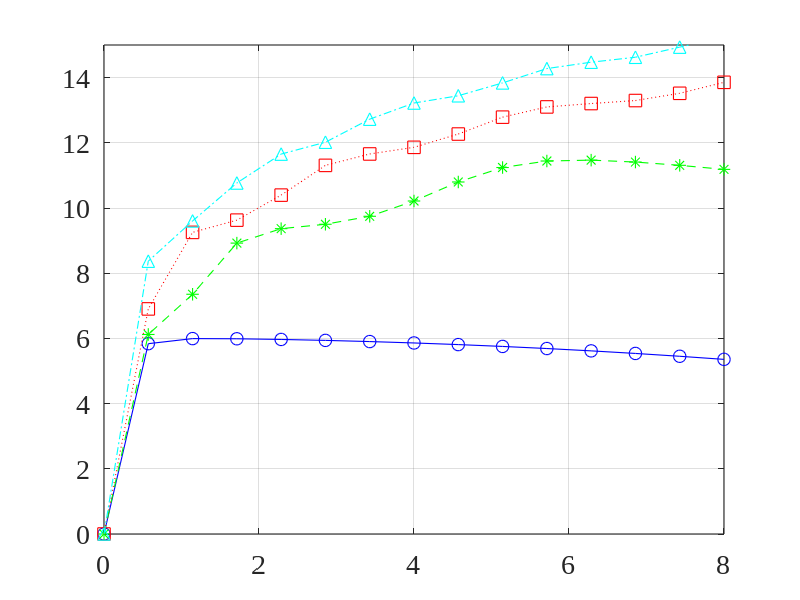
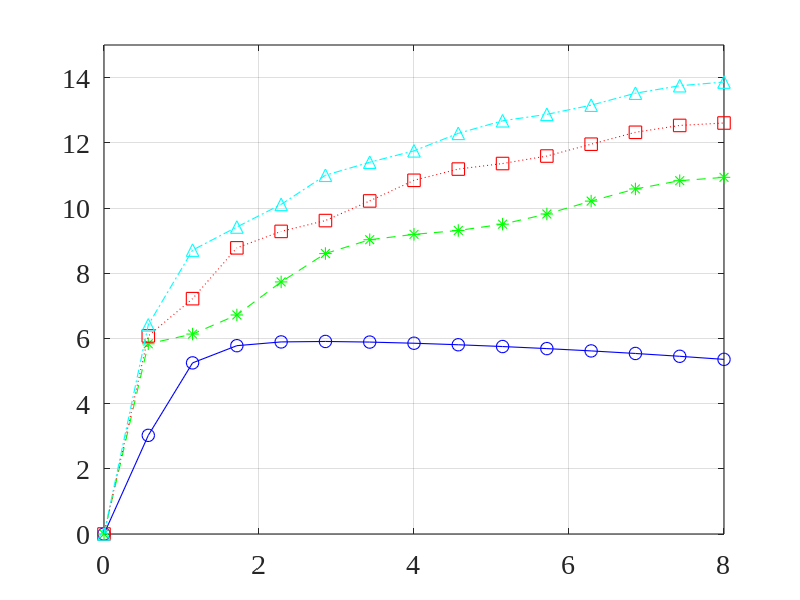
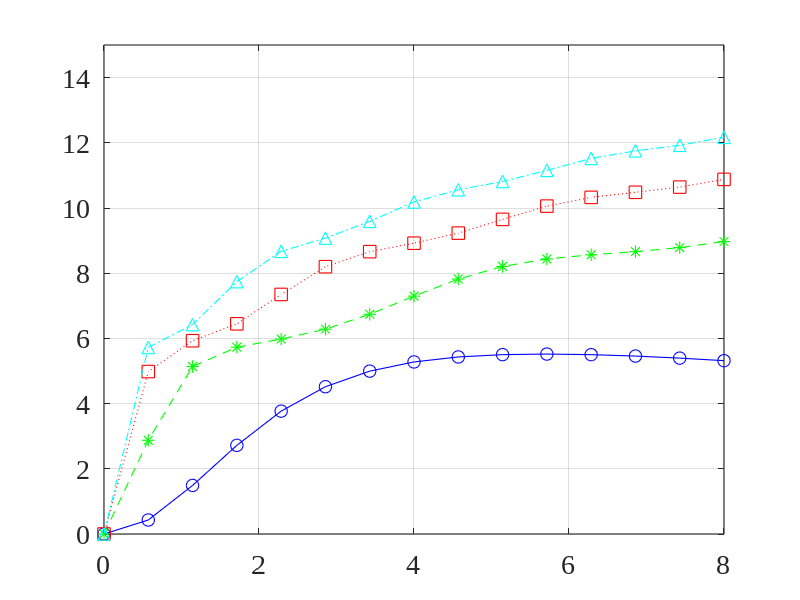
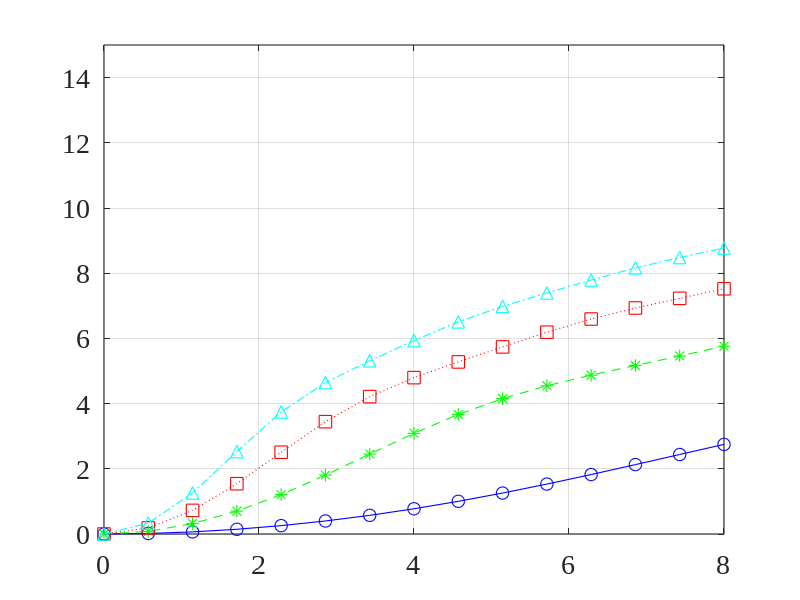

Write MATLAB code to recreate these figures, in order.
close all; clc; clear all;
linewd = 0.8;
hcfontsize = 20;
MarkerSize=9;
c=340;

theta_d=0/180*pi;
delta=1e-2;
alpha_values=[0.001 0.01 0.1 1];

M_values=[2 4 6 8]; % Number of sensors

f=linspace(0,8e3,15)';  % frequency

D1_dB_values=zeros(length(f),length(M_values));
D2_dB_values=zeros(length(f),length(M_values));
D3_dB_values=zeros(length(f),length(M_values));
D4_dB_values=zeros(length(f),length(M_values));

for idxM=1:length(M_values)
    M=M_values(idxM);
    [m_mat,n_mat]=meshgrid(1:M,1:M);
    for idx_f=1:length(f)
        fk=f(idx_f);
        d=exp(-1i*2*pi*fk*delta/c*(0:M-1)'*cos(theta_d));
        Gamma0=sinc(2*fk*delta/c*(m_mat-n_mat));
        alpha=alpha_values(1);
        Gamma_alpha=(1-alpha)*Gamma0+alpha*eye(M);
        h=(Gamma_alpha\d)/(d'/Gamma_alpha*d);
        D1_dB_values(idx_f,idxM)=10*log10(abs(h'*d)^2/(h'*Gamma0*h));
        alpha=alpha_values(2);
        Gamma_alpha=(1-alpha)*Gamma0+alpha*eye(M);
        h=(Gamma_alpha\d)/(d'/Gamma_alpha*d);
        D2_dB_values(idx_f,idxM)=10*log10(abs(h'*d)^2/(h'*Gamma0*h));
        alpha=alpha_values(3);
        Gamma_alpha=(1-alpha)*Gamma0+alpha*eye(M);
        h=(Gamma_alpha\d)/(d'/Gamma_alpha*d);
        D3_dB_values(idx_f,idxM)=10*log10(abs(h'*d)^2/(h'*Gamma0*h));
        alpha=alpha_values(4);
        Gamma_alpha=(1-alpha)*Gamma0+alpha*eye(M);
        h=(Gamma_alpha\d)/(d'/Gamma_alpha*d);
        D4_dB_values(idx_f,idxM)=10*log10(abs(h'*d)^2/(h'*Gamma0*h));
    end
end

figure
plot(f/1e3,D1_dB_values(:,1),'-bo','linewidth',linewd, 'MarkerSize',MarkerSize);
hold on
plot(f/1e3,D1_dB_values(:,2),'--g*','linewidth',linewd, 'MarkerSize',MarkerSize);
plot(f/1e3,D1_dB_values(:,3),':rs','linewidth',linewd, 'MarkerSize',MarkerSize);
plot(f/1e3,D1_dB_values(:,4),'-.c^','linewidth',linewd, 'MarkerSize',MarkerSize);
hold off
set(gca, 'Color', [1, 1, 1]); 
set(gca, 'FontName', 'Times New Roman');
set(gca, 'FontSize', hcfontsize);
set(gca, 'LineWidth', linewd); 
set(gca,'YLim',[0 15]);
box on; grid on;

figure
plot(f/1e3,D2_dB_values(:,1),'-bo','linewidth',linewd, 'MarkerSize',MarkerSize);
hold on
plot(f/1e3,D2_dB_values(:,2),'--g*','linewidth',linewd, 'MarkerSize',MarkerSize);
plot(f/1e3,D2_dB_values(:,3),':rs','linewidth',linewd, 'MarkerSize',MarkerSize);
plot(f/1e3,D2_dB_values(:,4),'-.c^','linewidth',linewd, 'MarkerSize',MarkerSize);
hold off
set(gca, 'Color', [1, 1, 1]); 
set(gca, 'FontName', 'Times New Roman');
set(gca, 'FontSize', hcfontsize);
set(gca, 'LineWidth', linewd); 
set(gca,'YLim',[0 15]);
box on; grid on;

figure
plot(f/1e3,D3_dB_values(:,1),'-bo','linewidth',linewd, 'MarkerSize',MarkerSize);
hold on
plot(f/1e3,D3_dB_values(:,2),'--g*','linewidth',linewd, 'MarkerSize',MarkerSize);
plot(f/1e3,D3_dB_values(:,3),':rs','linewidth',linewd, 'MarkerSize',MarkerSize);
plot(f/1e3,D3_dB_values(:,4),'-.c^','linewidth',linewd, 'MarkerSize',MarkerSize);
hold off
set(gca, 'Color', [1, 1, 1]); 
set(gca, 'FontName', 'Times New Roman');
set(gca, 'FontSize', hcfontsize);
set(gca, 'LineWidth', linewd); 
set(gca,'YLim',[0 15]);
box on; grid on;

figure
plot(f/1e3,D4_dB_values(:,1),'-bo','linewidth',linewd, 'MarkerSize',MarkerSize);
hold on
plot(f/1e3,D4_dB_values(:,2),'--g*','linewidth',linewd, 'MarkerSize',MarkerSize);
plot(f/1e3,D4_dB_values(:,3),':rs','linewidth',linewd, 'MarkerSize',MarkerSize);
plot(f/1e3,D4_dB_values(:,4),'-.c^','linewidth',linewd, 'MarkerSize',MarkerSize);
hold off
set(gca, 'Color', [1, 1, 1]); 
set(gca, 'FontName', 'Times New Roman');
set(gca, 'FontSize', hcfontsize);
set(gca, 'LineWidth', linewd); 
set(gca,'YLim',[0 15]);
box on; grid on;
